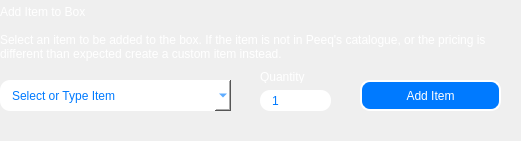
     <widget class="QFrame" name="frame_AddItem">
      <property name="geometry">
       <rect>
        <x>20</x>
        <y>10</y>
        <width>521</width>
        <height>141</height>
       </rect>
      </property>
      <property name="styleSheet">
       <string notr="true">border-radius:0px;</string>
      </property>
      <property name="frameShape">
       <enum>QFrame::StyledPanel</enum>
      </property>
      <property name="frameShadow">
       <enum>QFrame::Raised</enum>
      </property>
      <widget class="QComboBox" name="comboBox_Items">
       <property name="geometry">
        <rect>
         <x>0</x>
         <y>80</y>
         <width>231</width>
         <height>31</height>
        </rect>
       </property>
       <property name="styleSheet">
        <string notr="true">font: 13pt &quot;Helvetica Neue&quot;;
color:rgb(0, 122, 255);
background-color:white;
border-radius:10px;
padding-left:10px;
padding-right:10px;</string>
       </property>
       <property name="editable">
        <bool>true</bool>
       </property>
       <property name="currentText">
        <string>Select or Type Item</string>
       </property>
       <property name="placeholderText">
        <string>Select Item</string>
       </property>
       <item>
        <property name="text">
         <string>Cleanser 50mL</string>
        </property>
       </item>
       <item>
        <property name="text">
         <string>Cleanser 150mL</string>
        </property>
       </item>
       <item>
        <property name="text">
         <string>Sensitive Skin Cleanser 50mL</string>
        </property>
       </item>
       <item>
        <property name="text">
         <string>Sensitive Skin Cleanser 150mL</string>
        </property>
       </item>
       <item>
        <property name="text">
         <string>Bishop Sponge</string>
        </property>
       </item>
       <item>
        <property name="text">
         <string>Circle Sponge</string>
        </property>
       </item>
       <item>
        <property name="text">
         <string>Refresh Optive Advanced Drops</string>
        </property>
       </item>
      </widget>
      <widget class="QPushButton" name="pushButton_AddItem">
       <property name="geometry">
        <rect>
         <x>360</x>
         <y>80</y>
         <width>141</width>
         <height>31</height>
        </rect>
       </property>
       <property name="palette">
        <palette>
         <active>
          <colorrole role="WindowText">
           <brush brushstyle="SolidPattern">
            <color alpha="255">
             <red>255</red>
             <green>255</green>
             <blue>255</blue>
            </color>
           </brush>
          </colorrole>
          <colorrole role="Button">
           <brush brushstyle="SolidPattern">
            <color alpha="255">
             <red>0</red>
             <green>122</green>
             <blue>255</blue>
            </color>
           </brush>
          </colorrole>
          <colorrole role="Text">
           <brush brushstyle="SolidPattern">
            <color alpha="255">
             <red>255</red>
             <green>255</green>
             <blue>255</blue>
            </color>
           </brush>
          </colorrole>
          <colorrole role="ButtonText">
           <brush brushstyle="SolidPattern">
            <color alpha="255">
             <red>255</red>
             <green>255</green>
             <blue>255</blue>
            </color>
           </brush>
          </colorrole>
          <colorrole role="Base">
           <brush brushstyle="SolidPattern">
            <color alpha="255">
             <red>0</red>
             <green>122</green>
             <blue>255</blue>
            </color>
           </brush>
          </colorrole>
          <colorrole role="Window">
           <brush brushstyle="SolidPattern">
            <color alpha="255">
             <red>0</red>
             <green>122</green>
             <blue>255</blue>
            </color>
           </brush>
          </colorrole>
          <colorrole role="PlaceholderText">
           <brush brushstyle="SolidPattern">
            <color alpha="128">
             <red>255</red>
             <green>255</green>
             <blue>255</blue>
            </color>
           </brush>
          </colorrole>
         </active>
         <inactive>
          <colorrole role="WindowText">
           <brush brushstyle="SolidPattern">
            <color alpha="255">
             <red>255</red>
             <green>255</green>
             <blue>255</blue>
            </color>
           </brush>
          </colorrole>
          <colorrole role="Button">
           <brush brushstyle="SolidPattern">
            <color alpha="255">
             <red>0</red>
             <green>122</green>
             <blue>255</blue>
            </color>
           </brush>
          </colorrole>
          <colorrole role="Text">
           <brush brushstyle="SolidPattern">
            <color alpha="255">
             <red>255</red>
             <green>255</green>
             <blue>255</blue>
            </color>
           </brush>
          </colorrole>
          <colorrole role="ButtonText">
           <brush brushstyle="SolidPattern">
            <color alpha="255">
             <red>255</red>
             <green>255</green>
             <blue>255</blue>
            </color>
           </brush>
          </colorrole>
          <colorrole role="Base">
           <brush brushstyle="SolidPattern">
            <color alpha="255">
             <red>0</red>
             <green>122</green>
             <blue>255</blue>
            </color>
           </brush>
          </colorrole>
          <colorrole role="Window">
           <brush brushstyle="SolidPattern">
            <color alpha="255">
             <red>0</red>
             <green>122</green>
             <blue>255</blue>
            </color>
           </brush>
          </colorrole>
          <colorrole role="PlaceholderText">
           <brush brushstyle="SolidPattern">
            <color alpha="128">
             <red>255</red>
             <green>255</green>
             <blue>255</blue>
            </color>
           </brush>
          </colorrole>
         </inactive>
         <disabled>
          <colorrole role="WindowText">
           <brush brushstyle="SolidPattern">
            <color alpha="255">
             <red>255</red>
             <green>255</green>
             <blue>255</blue>
            </color>
           </brush>
          </colorrole>
          <colorrole role="Button">
           <brush brushstyle="SolidPattern">
            <color alpha="255">
             <red>0</red>
             <green>122</green>
             <blue>255</blue>
            </color>
           </brush>
          </colorrole>
          <colorrole role="Text">
           <brush brushstyle="SolidPattern">
            <color alpha="255">
             <red>255</red>
             <green>255</green>
             <blue>255</blue>
            </color>
           </brush>
          </colorrole>
          <colorrole role="ButtonText">
           <brush brushstyle="SolidPattern">
            <color alpha="255">
             <red>255</red>
             <green>255</green>
             <blue>255</blue>
            </color>
           </brush>
          </colorrole>
          <colorrole role="Base">
           <brush brushstyle="SolidPattern">
            <color alpha="255">
             <red>0</red>
             <green>122</green>
             <blue>255</blue>
            </color>
           </brush>
          </colorrole>
          <colorrole role="Window">
           <brush brushstyle="SolidPattern">
            <color alpha="255">
             <red>0</red>
             <green>122</green>
             <blue>255</blue>
            </color>
           </brush>
          </colorrole>
          <colorrole role="PlaceholderText">
           <brush brushstyle="SolidPattern">
            <color alpha="128">
             <red>255</red>
             <green>255</green>
             <blue>255</blue>
            </color>
           </brush>
          </colorrole>
         </disabled>
        </palette>
       </property>
       <property name="cursor">
        <cursorShape>PointingHandCursor</cursorShape>
       </property>
       <property name="styleSheet">
        <string notr="true">background-color: rgb(0, 122, 255);
border-radius:10px;
border:2px solid white;
font: 700 13pt &quot;Helvetica Neue&quot;;
color:white</string>
       </property>
       <property name="text">
        <string>Add Item</string>
       </property>
      </widget>
      <widget class="QLabel" name="label_AddItem">
       <property name="geometry">
        <rect>
         <x>0</x>
         <y>0</y>
         <width>154</width>
         <height>24</height>
        </rect>
       </property>
       <property name="styleSheet">
        <string notr="true">color:white;
font: 700 20pt &quot;Helvetica Neue&quot;;</string>
       </property>
       <property name="text">
        <string>Add Item to Box</string>
       </property>
      </widget>
      <widget class="QLabel" name="label_AddItemDescription">
       <property name="geometry">
        <rect>
         <x>0</x>
         <y>30</y>
         <width>521</width>
         <height>31</height>
        </rect>
       </property>
       <property name="styleSheet">
        <string notr="true">color:rgb(255, 255, 255);
font: 13pt &quot;Helvetica Neue&quot;;</string>
       </property>
       <property name="text">
        <string>&lt;html&gt;&lt;head/&gt;&lt;body&gt;&lt;p&gt;Select an item to be added to the box. If the item is not in Peeq's catalogue, or the pricing is different than expected create a custom item instead.&lt;/p&gt;&lt;/body&gt;&lt;/html&gt;</string>
       </property>
       <property name="textFormat">
        <enum>Qt::AutoText</enum>
       </property>
       <property name="alignment">
        <set>Qt::AlignBottom|Qt::AlignLeading|Qt::AlignLeft</set>
       </property>
       <property name="wordWrap">
        <bool>true</bool>
       </property>
      </widget>
      <widget class="QLineEdit" name="lineEdit_Quantity">
       <property name="geometry">
        <rect>
         <x>260</x>
         <y>90</y>
         <width>71</width>
         <height>21</height>
        </rect>
       </property>
       <property name="styleSheet">
        <string notr="true">background-color: rgb(255, 255, 255);
color:rgb(0, 122, 255);
font: 13pt &quot;Helvetica Neue&quot;;
border-radius:10px;
padding-left:10px;
padding-right:10px;</string>
       </property>
       <property name="inputMethodHints">
        <set>Qt::ImhDigitsOnly|Qt::ImhFormattedNumbersOnly</set>
       </property>
       <property name="text">
        <string>1</string>
       </property>
      </widget>
      <widget class="QLabel" name="label_Quantity">
       <property name="geometry">
        <rect>
         <x>260</x>
         <y>70</y>
         <width>58</width>
         <height>13</height>
        </rect>
       </property>
       <property name="styleSheet">
        <string notr="true">color:rgb(255, 255, 255);
font: 700 13pt &quot;Helvetica Neue&quot;;</string>
       </property>
       <property name="text">
        <string>Quantity</string>
       </property>
      </widget>
      <widget class="QLabel" name="label_ItemException">
       <property name="geometry">
        <rect>
         <x>1</x>
         <y>120</y>
         <width>521</width>
         <height>16</height>
        </rect>
       </property>
       <property name="styleSheet">
        <string notr="true">font: 13pt &quot;Helvetica Neue&quot;;
color:rgb(255, 38, 0);</string>
       </property>
       <property name="text">
        <string/>
       </property>
       <property name="alignment">
        <set>Qt::AlignBottom|Qt::AlignLeading|Qt::AlignLeft</set>
       </property>
      </widget>
     </widget>
